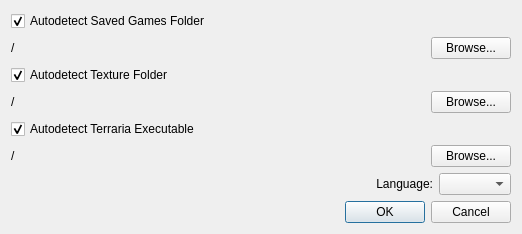
<?xml version="1.0" encoding="UTF-8"?>
<ui version="4.0">
 <class>SettingsDialog</class>
 <widget class="QDialog" name="SettingsDialog">
  <property name="geometry">
   <rect>
    <x>0</x>
    <y>0</y>
    <width>522</width>
    <height>224</height>
   </rect>
  </property>
  <property name="windowTitle">
   <string>Settings</string>
  </property>
  <layout class="QGridLayout" name="gridLayout">
   <item row="1" column="0">
    <widget class="QDialogButtonBox" name="buttonBox">
     <property name="orientation">
      <enum>Qt::Horizontal</enum>
     </property>
     <property name="standardButtons">
      <set>QDialogButtonBox::Cancel|QDialogButtonBox::Ok</set>
     </property>
    </widget>
   </item>
   <item row="0" column="0">
    <layout class="QVBoxLayout" name="verticalLayout" stretch="0,0,0,0,0,0,0">
     <property name="sizeConstraint">
      <enum>QLayout::SetFixedSize</enum>
     </property>
     <item>
      <widget class="QCheckBox" name="defaultSavePath">
       <property name="text">
        <string>Autodetect Saved Games Folder</string>
       </property>
       <property name="checked">
        <bool>true</bool>
       </property>
      </widget>
     </item>
     <item>
      <layout class="QHBoxLayout" name="horizontalLayout_3">
       <item>
        <widget class="QLabel" name="savePath">
         <property name="sizePolicy">
          <sizepolicy hsizetype="Expanding" vsizetype="Preferred">
           <horstretch>0</horstretch>
           <verstretch>0</verstretch>
          </sizepolicy>
         </property>
         <property name="text">
          <string>/</string>
         </property>
        </widget>
       </item>
       <item>
        <widget class="QPushButton" name="saveBrowse">
         <property name="text">
          <string>Browse...</string>
         </property>
        </widget>
       </item>
      </layout>
     </item>
     <item>
      <widget class="QCheckBox" name="defaultTexturePath">
       <property name="text">
        <string>Autodetect Texture Folder</string>
       </property>
       <property name="checked">
        <bool>true</bool>
       </property>
      </widget>
     </item>
     <item>
      <layout class="QHBoxLayout" name="horizontalLayout">
       <item>
        <widget class="QLabel" name="texturePath">
         <property name="sizePolicy">
          <sizepolicy hsizetype="Expanding" vsizetype="Preferred">
           <horstretch>0</horstretch>
           <verstretch>0</verstretch>
          </sizepolicy>
         </property>
         <property name="text">
          <string>/</string>
         </property>
        </widget>
       </item>
       <item>
        <widget class="QPushButton" name="textureBrowse">
         <property name="text">
          <string>Browse...</string>
         </property>
        </widget>
       </item>
      </layout>
     </item>
     <item>
      <widget class="QCheckBox" name="defaultExePath">
       <property name="text">
        <string>Autodetect Terraria Executable</string>
       </property>
       <property name="checked">
        <bool>true</bool>
       </property>
      </widget>
     </item>
     <item>
      <layout class="QHBoxLayout" name="horizontalLayout_2">
       <item>
        <widget class="QLabel" name="exePath">
         <property name="sizePolicy">
          <sizepolicy hsizetype="Expanding" vsizetype="Preferred">
           <horstretch>0</horstretch>
           <verstretch>0</verstretch>
          </sizepolicy>
         </property>
         <property name="text">
          <string>/</string>
         </property>
        </widget>
       </item>
       <item>
        <widget class="QPushButton" name="exeBrowse">
         <property name="text">
          <string>Browse...</string>
         </property>
        </widget>
       </item>
      </layout>
     </item>
     <item>
      <layout class="QHBoxLayout" name="horizontalLayout_4">
       <property name="bottomMargin">
        <number>0</number>
       </property>
       <item>
        <widget class="QLabel" name="label">
         <property name="sizePolicy">
          <sizepolicy hsizetype="Expanding" vsizetype="Preferred">
           <horstretch>0</horstretch>
           <verstretch>0</verstretch>
          </sizepolicy>
         </property>
         <property name="text">
          <string>Language:</string>
         </property>
         <property name="alignment">
          <set>Qt::AlignRight|Qt::AlignTrailing|Qt::AlignVCenter</set>
         </property>
        </widget>
       </item>
       <item>
        <widget class="QComboBox" name="languages"/>
       </item>
      </layout>
     </item>
    </layout>
   </item>
  </layout>
 </widget>
 <resources/>
 <connections>
  <connection>
   <sender>buttonBox</sender>
   <signal>accepted()</signal>
   <receiver>SettingsDialog</receiver>
   <slot>accept()</slot>
   <hints>
    <hint type="sourcelabel">
     <x>248</x>
     <y>254</y>
    </hint>
    <hint type="destinationlabel">
     <x>157</x>
     <y>274</y>
    </hint>
   </hints>
  </connection>
  <connection>
   <sender>buttonBox</sender>
   <signal>rejected()</signal>
   <receiver>SettingsDialog</receiver>
   <slot>reject()</slot>
   <hints>
    <hint type="sourcelabel">
     <x>316</x>
     <y>260</y>
    </hint>
    <hint type="destinationlabel">
     <x>286</x>
     <y>274</y>
    </hint>
   </hints>
  </connection>
  <connection>
   <sender>saveBrowse</sender>
   <signal>clicked()</signal>
   <receiver>SettingsDialog</receiver>
   <slot>browseWorlds()</slot>
   <hints>
    <hint type="sourcelabel">
     <x>330</x>
     <y>72</y>
    </hint>
    <hint type="destinationlabel">
     <x>199</x>
     <y>111</y>
    </hint>
   </hints>
  </connection>
  <connection>
   <sender>textureBrowse</sender>
   <signal>clicked()</signal>
   <receiver>SettingsDialog</receiver>
   <slot>browseTextures()</slot>
   <hints>
    <hint type="sourcelabel">
     <x>330</x>
     <y>139</y>
    </hint>
    <hint type="destinationlabel">
     <x>199</x>
     <y>111</y>
    </hint>
   </hints>
  </connection>
  <connection>
   <sender>defaultSavePath</sender>
   <signal>toggled(bool)</signal>
   <receiver>SettingsDialog</receiver>
   <slot>toggleWorlds(bool)</slot>
   <hints>
    <hint type="sourcelabel">
     <x>199</x>
     <y>38</y>
    </hint>
    <hint type="destinationlabel">
     <x>199</x>
     <y>111</y>
    </hint>
   </hints>
  </connection>
  <connection>
   <sender>defaultTexturePath</sender>
   <signal>toggled(bool)</signal>
   <receiver>SettingsDialog</receiver>
   <slot>toggleTextures(bool)</slot>
   <hints>
    <hint type="sourcelabel">
     <x>199</x>
     <y>106</y>
    </hint>
    <hint type="destinationlabel">
     <x>199</x>
     <y>111</y>
    </hint>
   </hints>
  </connection>
  <connection>
   <sender>exeBrowse</sender>
   <signal>clicked()</signal>
   <receiver>SettingsDialog</receiver>
   <slot>browseExes()</slot>
   <hints>
    <hint type="sourcelabel">
     <x>308</x>
     <y>170</y>
    </hint>
    <hint type="destinationlabel">
     <x>179</x>
     <y>111</y>
    </hint>
   </hints>
  </connection>
  <connection>
   <sender>defaultExePath</sender>
   <signal>toggled(bool)</signal>
   <receiver>SettingsDialog</receiver>
   <slot>toggleExes(bool)</slot>
   <hints>
    <hint type="sourcelabel">
     <x>179</x>
     <y>140</y>
    </hint>
    <hint type="destinationlabel">
     <x>179</x>
     <y>111</y>
    </hint>
   </hints>
  </connection>
 </connections>
 <slots>
  <slot>browseTextures()</slot>
  <slot>browseWorlds()</slot>
  <slot>toggleTextures(bool)</slot>
  <slot>toggleWorlds(bool)</slot>
  <slot>browseExes()</slot>
  <slot>toggleExes(bool)</slot>
 </slots>
</ui>
